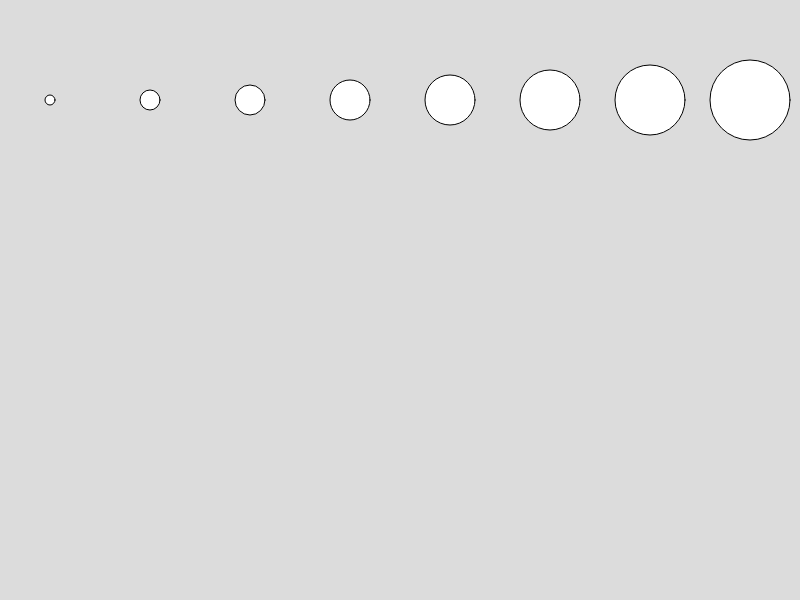
Frame 1 (no input)
Frame 2 (the mouse pressed at the canvas centre, redrawn once): identical to frame 1, image omitted

The p5.js sketch that drew this single still picture (run headless with seeded random() and noise() and a simulated clock; the mouse was pressed at the canvas centre and the sketch redrawn once):

// p5.js sketch
// ── sketch.js
// how a for loop operates

// variables for size and location offset
let xoff, sizeoff;

function setup() {
    createCanvas(800, 600);
    xoff = 50;
    sizeoff = 10;
}

function draw() {
    background(220);

    // for(thing to check, what to check against, what to do when you are done with a loop)
    for(let i = 0; i<=8; i++){
        // draw our circles here with an offset for 
        // position and size
        ellipse(i*100 + xoff, 100, i*10+sizeoff);
    }
    noLoop(); // only run this loop once
}
